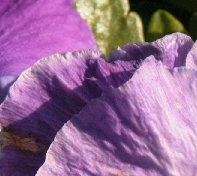
#> input picture Train/t1.bmp, 197 x 176 px, found by its file name
$ python srcnn.py
#> lines starting #> are read from the running program, lines starting #| are printed output that depends on the picture
#!/usr/bin/env python3
# coding: utf-8
import sys, os
sys.path.append(os.pardir)
import numpy as np
import matplotlib.pyplot as plt
import cv2
from collections import OrderedDict
from common.util import im2col, col2im
from common.optimizer import *
from common.layers import *

class SRCNN:
    """
    input_dim:入力画像サイズ（channel, height, width）= (3, 33, 33)
    conv1_param:１層目のフィルタパラメータ
    conv2_param:２層目のフィルタパラメータ
    conv3_param:出力層のフィルタパラメータ
    """
    # [142 lines left out: functions __init__, predict, loss, gradient, accuracy, not called in this run]

    """
    def save_params(self, file_name="params.pkl"):
        params = {}
        for key, value in self.params.items():
            params[key] = value
        with open(file_name, "wb") as f:
            pickle.dump(params, f)

    def load_params(self, file_name="params.pkl"):
        with open(file_name, "rb") as f:
            params = pickle.load(f)
        for key, value in params.items():
            self.params[key] = value

        # 各層のパラメーターに戻す
        for i, key in enumerate(["Conv1", "Affine1", "Affine2"]):
            self.layers[key].W = self.params["W" + str(i+1)]
            self.layers[key].b = self.params["b" + str(i+1)]

    """

if __name__ == '__main__':
    im = cv2.imread('Train_HR/t1.bmp') # BGR形式
#> im is the input picture: shape (176, 197, 3); mean B, G, R 144.8, 104.8, 146.8
    cv2.imshow('t1.bmp',im[:,:,0])  # B
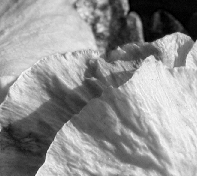
#> window 't1.bmp': shape (176, 197); min 0, max 255, mean 144.8
    cv2.waitKey(0)
    cv2.imshow('t1.bmp',im[:,:,1])  # G
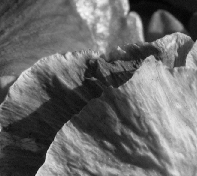
#> window 't1.bmp': shape (176, 197); min 3, max 249, mean 104.8
    cv2.waitKey(0)
    cv2.imshow('t1.bmp',im[:,:,2])  # R
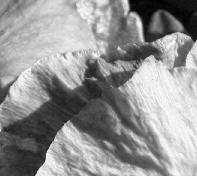
#> window 't1.bmp': shape (176, 197); min 0, max 255, mean 146.8
    print(im.shape) # ex) 176 x 197 x 3
#| (176, 197, 3)
    cv2.waitKey(0)
    cv2.destroyAllWindows()

    #im = cv2.imread('Train/t1.bmp', cv2.IMREAD_GRAYSCALE)

$ run again, with Train/t10.bmp copied over Train/t1.bmp
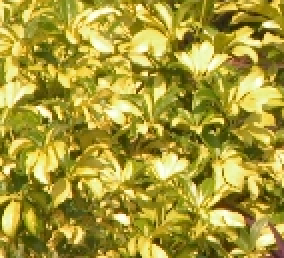
#> input picture Train/t10.bmp, 142 x 129 px, found by its file name (shown 2 times larger)
#> im is the input picture: shape (129, 142, 3); mean B, G, R 55.4, 154, 167.5
#> `cv2.imshow('t1.bmp',im[:,:,0])`:
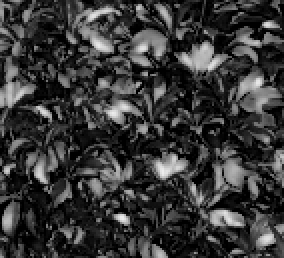
#> window 't1.bmp': shape (129, 142) (shown 2 times larger); min 0, max 237, mean 55.4
#> `cv2.imshow('t1.bmp',im[:,:,2])`:
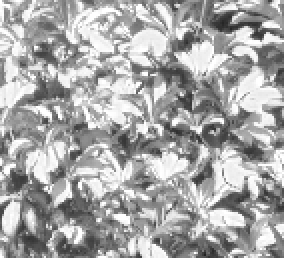
#> window 't1.bmp': shape (129, 142) (shown 2 times larger); min 34, max 255, mean 167.5
#| (129, 142, 3)

$ run again, with Train/t11.bmp copied over Train/t1.bmp
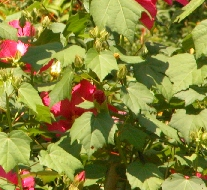
#> input picture Train/t11.bmp, 207 x 190 px, found by its file name
#> im is the input picture: shape (190, 207, 3); mean B, G, R 58.2, 132.3, 136.1
#> `cv2.imshow('t1.bmp',im[:,:,0])`:
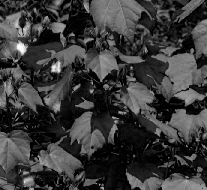
#> window 't1.bmp': shape (190, 207); min 0, max 254, mean 58.2
#> `cv2.imshow('t1.bmp',im[:,:,2])`:
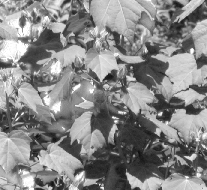
#> window 't1.bmp': shape (190, 207); min 15, max 255, mean 136.1
#| (190, 207, 3)

$ run again, with Train/t12.bmp copied over Train/t1.bmp
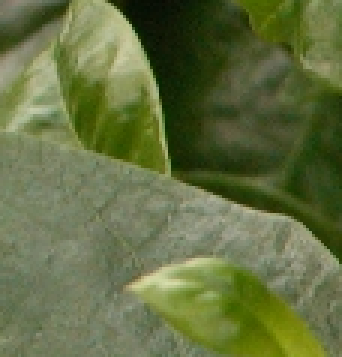
#> input picture Train/t12.bmp, 114 x 119 px, found by its file name (shown 3 times larger)
#> im is the input picture: shape (119, 114, 3); mean B, G, R 65.4, 110.8, 99.4
#> `cv2.imshow('t1.bmp',im[:,:,0])`:
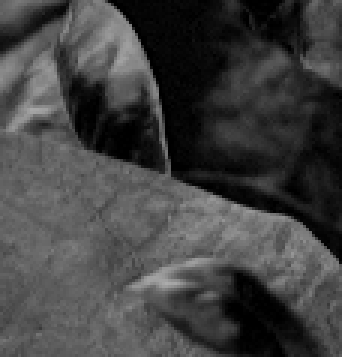
#> window 't1.bmp': shape (119, 114) (shown 3 times larger); min 0, max 172, mean 65.4
#> `cv2.imshow('t1.bmp',im[:,:,1])`:
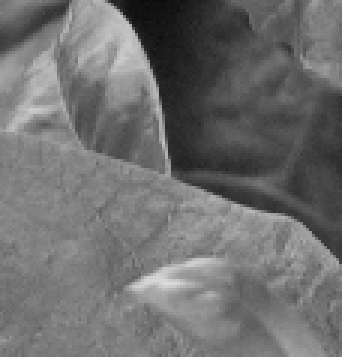
#> window 't1.bmp': shape (119, 114) (shown 3 times larger); min 10, max 221, mean 110.8
#| (119, 114, 3)
